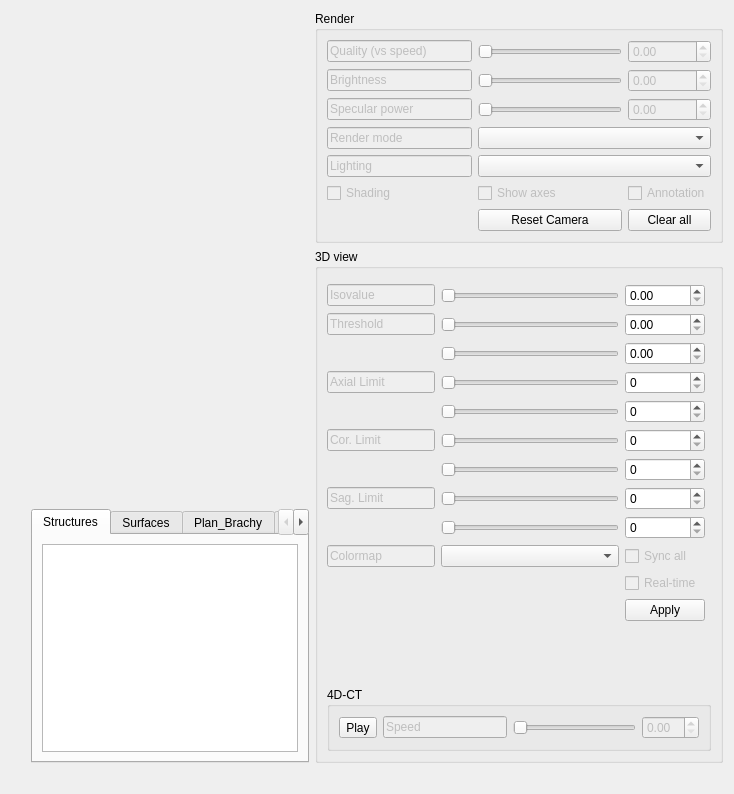
      <widget class="QWidget" name="_3Dview">
       <attribute name="title">
        <string>_3Dview</string>
       </attribute>
       <layout class="QGridLayout" name="gridLayout_63">
        <item row="0" column="3">
         <widget class="QGroupBox" name="View3DgroupBox_12">
          <property name="title">
           <string>Render</string>
          </property>
          <layout class="QGridLayout" name="gridLayout_65">
           <item row="1" column="0">
            <widget class="QLineEdit" name="View3D_name_02">
             <property name="enabled">
              <bool>false</bool>
             </property>
             <property name="text">
              <string>Brightness</string>
             </property>
            </widget>
           </item>
           <item row="3" column="0">
            <widget class="QLineEdit" name="View3D_name_04">
             <property name="enabled">
              <bool>false</bool>
             </property>
             <property name="text">
              <string>Render mode</string>
             </property>
            </widget>
           </item>
           <item row="6" column="2">
            <widget class="QPushButton" name="View3D_clear_all">
             <property name="enabled">
              <bool>true</bool>
             </property>
             <property name="text">
              <string>Clear all</string>
             </property>
            </widget>
           </item>
           <item row="0" column="2">
            <widget class="QDoubleSpinBox" name="View3D_quality_spin_01">
             <property name="enabled">
              <bool>false</bool>
             </property>
            </widget>
           </item>
           <item row="0" column="1">
            <widget class="QSlider" name="View3D_quality_slider">
             <property name="enabled">
              <bool>false</bool>
             </property>
             <property name="orientation">
              <enum>Qt::Orientation::Horizontal</enum>
             </property>
            </widget>
           </item>
           <item row="6" column="1">
            <widget class="QPushButton" name="View3D_reset_camera">
             <property name="enabled">
              <bool>true</bool>
             </property>
             <property name="text">
              <string>Reset Camera</string>
             </property>
            </widget>
           </item>
           <item row="4" column="0">
            <widget class="QLineEdit" name="View3D_name_05">
             <property name="enabled">
              <bool>false</bool>
             </property>
             <property name="text">
              <string>Lighting</string>
             </property>
            </widget>
           </item>
           <item row="0" column="0">
            <widget class="QLineEdit" name="View3D_name_01">
             <property name="enabled">
              <bool>false</bool>
             </property>
             <property name="text">
              <string>Quality (vs speed) </string>
             </property>
            </widget>
           </item>
           <item row="1" column="1">
            <widget class="QSlider" name="View3D_brightness_slider">
             <property name="enabled">
              <bool>false</bool>
             </property>
             <property name="orientation">
              <enum>Qt::Orientation::Horizontal</enum>
             </property>
            </widget>
           </item>
           <item row="2" column="0">
            <widget class="QLineEdit" name="View3D_name_03">
             <property name="enabled">
              <bool>false</bool>
             </property>
             <property name="text">
              <string>Specular power</string>
             </property>
            </widget>
           </item>
           <item row="1" column="2">
            <widget class="QDoubleSpinBox" name="View3D_brightness_spin_01">
             <property name="enabled">
              <bool>false</bool>
             </property>
            </widget>
           </item>
           <item row="4" column="1" colspan="2">
            <widget class="QComboBox" name="iew3D_lighting_options"/>
           </item>
           <item row="3" column="1" colspan="2">
            <widget class="QComboBox" name="View3D_render_options"/>
           </item>
           <item row="2" column="2">
            <widget class="QDoubleSpinBox" name="View3D_specular_spin_01">
             <property name="enabled">
              <bool>false</bool>
             </property>
            </widget>
           </item>
           <item row="2" column="1">
            <widget class="QSlider" name="View3D_specular_slider">
             <property name="enabled">
              <bool>false</bool>
             </property>
             <property name="orientation">
              <enum>Qt::Orientation::Horizontal</enum>
             </property>
            </widget>
           </item>
           <item row="5" column="0">
            <widget class="QCheckBox" name="View3D_shading_checkBox">
             <property name="enabled">
              <bool>false</bool>
             </property>
             <property name="text">
              <string>Shading</string>
             </property>
            </widget>
           </item>
           <item row="5" column="1">
            <widget class="QCheckBox" name="View3D_shoiw_axes_checkBox">
             <property name="enabled">
              <bool>false</bool>
             </property>
             <property name="text">
              <string>Show axes</string>
             </property>
            </widget>
           </item>
           <item row="5" column="2">
            <widget class="QCheckBox" name="View3D_annotation_checkBox">
             <property name="enabled">
              <bool>false</bool>
             </property>
             <property name="text">
              <string>Annotation</string>
             </property>
            </widget>
           </item>
          </layout>
         </widget>
        </item>
        <item row="3" column="3">
         <spacer name="View3DhorizontalSpacer_78">
          <property name="orientation">
           <enum>Qt::Orientation::Horizontal</enum>
          </property>
          <property name="sizeHint" stdset="0">
           <size>
            <width>40</width>
            <height>20</height>
           </size>
          </property>
         </spacer>
        </item>
        <item row="2" column="0">
         <spacer name="View3DverticalSpacer_22">
          <property name="orientation">
           <enum>Qt::Orientation::Vertical</enum>
          </property>
          <property name="sizeHint" stdset="0">
           <size>
            <width>20</width>
            <height>40</height>
           </size>
          </property>
         </spacer>
        </item>
        <item row="0" column="0">
         <spacer name="View3DverticalSpacer_21">
          <property name="orientation">
           <enum>Qt::Orientation::Vertical</enum>
          </property>
          <property name="sizeHint" stdset="0">
           <size>
            <width>20</width>
            <height>40</height>
           </size>
          </property>
         </spacer>
        </item>
        <item row="3" column="2">
         <spacer name="View3DhorizontalSpacer_79">
          <property name="orientation">
           <enum>Qt::Orientation::Horizontal</enum>
          </property>
          <property name="sizeHint" stdset="0">
           <size>
            <width>40</width>
            <height>20</height>
           </size>
          </property>
         </spacer>
        </item>
        <item row="3" column="1">
         <spacer name="View3DhorizontalSpacer_77">
          <property name="orientation">
           <enum>Qt::Orientation::Horizontal</enum>
          </property>
          <property name="sizeHint" stdset="0">
           <size>
            <width>40</width>
            <height>20</height>
           </size>
          </property>
         </spacer>
        </item>
        <item row="0" column="1" rowspan="2" colspan="2">
         <widget class="QWidget" name="VTK_view_3D" native="true"/>
        </item>
        <item row="2" column="1" colspan="2">
         <widget class="QTabWidget" name="tabWidget_3Dview">
          <property name="currentIndex">
           <number>0</number>
          </property>
          <widget class="QWidget" name="tab_40">
           <attribute name="title">
            <string>Structures</string>
           </attribute>
           <layout class="QGridLayout" name="gridLayout_74">
            <item row="0" column="0">
             <widget class="QTableWidget" name="_3D_Struct_table"/>
            </item>
           </layout>
          </widget>
          <widget class="QWidget" name="tab_42">
           <attribute name="title">
            <string>Surfaces</string>
           </attribute>
           <layout class="QGridLayout" name="gridLayout_75">
            <item row="0" column="0">
             <widget class="QTableWidget" name="_STL_Surface_table"/>
            </item>
           </layout>
          </widget>
          <widget class="QWidget" name="tab_41">
           <attribute name="title">
            <string>Plan_Brachy</string>
           </attribute>
          </widget>
          <widget class="QWidget" name="tab_43">
           <attribute name="title">
            <string>Plan_Proton</string>
           </attribute>
           <layout class="QGridLayout" name="gridLayout_76">
            <item row="0" column="0">
             <widget class="QTableWidget" name="_3D_proton_table"/>
            </item>
           </layout>
          </widget>
         </widget>
        </item>
        <item row="1" column="3" rowspan="2">
         <widget class="QGroupBox" name="View3DgroupBox_13">
          <property name="title">
           <string>3D view</string>
          </property>
          <layout class="QGridLayout" name="gridLayout_67">
           <item row="15" column="3">
            <spacer name="View3DhorizontalSpacer_86">
             <property name="orientation">
              <enum>Qt::Orientation::Horizontal</enum>
             </property>
             <property name="sizeHint" stdset="0">
              <size>
               <width>40</width>
               <height>20</height>
              </size>
             </property>
            </spacer>
           </item>
           <item row="2" column="1" colspan="4">
            <widget class="QSlider" name="View3D_Threshold_slider_01">
             <property name="orientation">
              <enum>Qt::Orientation::Horizontal</enum>
             </property>
            </widget>
           </item>
           <item row="6" column="1" colspan="4">
            <widget class="QSlider" name="View3D_coronal_slider_01">
             <property name="orientation">
              <enum>Qt::Orientation::Horizontal</enum>
             </property>
            </widget>
           </item>
           <item row="14" column="5">
            <spacer name="View3DverticalSpacer_23">
             <property name="orientation">
              <enum>Qt::Orientation::Vertical</enum>
             </property>
             <property name="sizeHint" stdset="0">
              <size>
               <width>20</width>
               <height>40</height>
              </size>
             </property>
            </spacer>
           </item>
           <item row="4" column="1" colspan="4">
            <widget class="QSlider" name="View3D_axial_slider_01">
             <property name="orientation">
              <enum>Qt::Orientation::Horizontal</enum>
             </property>
            </widget>
           </item>
           <item row="5" column="5">
            <widget class="QSpinBox" name="View3D_axial_spin_02"/>
           </item>
           <item row="15" column="0">
            <spacer name="View3DhorizontalSpacer_80">
             <property name="orientation">
              <enum>Qt::Orientation::Horizontal</enum>
             </property>
             <property name="sizeHint" stdset="0">
              <size>
               <width>40</width>
               <height>20</height>
              </size>
             </property>
            </spacer>
           </item>
           <item row="12" column="5">
            <widget class="QPushButton" name="View3D_Apply">
             <property name="text">
              <string>Apply</string>
             </property>
            </widget>
           </item>
           <item row="10" column="1" colspan="4">
            <widget class="QComboBox" name="View3D_colormap"/>
           </item>
           <item row="4" column="5">
            <widget class="QSpinBox" name="View3D_axial_spin_01"/>
           </item>
           <item row="15" column="4">
            <spacer name="View3DhorizontalSpacer_82">
             <property name="orientation">
              <enum>Qt::Orientation::Horizontal</enum>
             </property>
             <property name="sizeHint" stdset="0">
              <size>
               <width>40</width>
               <height>20</height>
              </size>
             </property>
            </spacer>
           </item>
           <item row="2" column="5">
            <widget class="QDoubleSpinBox" name="View3D_Threshold_spin_01"/>
           </item>
           <item row="15" column="2">
            <spacer name="View3DhorizontalSpacer_85">
             <property name="orientation">
              <enum>Qt::Orientation::Horizontal</enum>
             </property>
             <property name="sizeHint" stdset="0">
              <size>
               <width>40</width>
               <height>20</height>
              </size>
             </property>
            </spacer>
           </item>
           <item row="6" column="5">
            <widget class="QSpinBox" name="View3D_coronal_spin_01"/>
           </item>
           <item row="1" column="0">
            <widget class="QLineEdit" name="View3D_name_06">
             <property name="enabled">
              <bool>false</bool>
             </property>
             <property name="text">
              <string>Isovalue </string>
             </property>
            </widget>
           </item>
           <item row="8" column="1" colspan="4">
            <widget class="QSlider" name="View3D_sagittal_slider_01">
             <property name="orientation">
              <enum>Qt::Orientation::Horizontal</enum>
             </property>
            </widget>
           </item>
           <item row="9" column="1" colspan="4">
            <widget class="QSlider" name="View3D_sagittal_slider_02">
             <property name="orientation">
              <enum>Qt::Orientation::Horizontal</enum>
             </property>
            </widget>
           </item>
           <item row="3" column="5">
            <widget class="QDoubleSpinBox" name="View3D_Threshold_spin_02"/>
           </item>
           <item row="9" column="5">
            <widget class="QSpinBox" name="View3D_sagittal_spin_02"/>
           </item>
           <item row="8" column="5">
            <widget class="QSpinBox" name="View3D_sagittal_spin_01"/>
           </item>
           <item row="4" column="0">
            <widget class="QLineEdit" name="View3D_name_08">
             <property name="enabled">
              <bool>false</bool>
             </property>
             <property name="text">
              <string>Axial Limit</string>
             </property>
            </widget>
           </item>
           <item row="1" column="1" colspan="4">
            <widget class="QSlider" name="View3D_isovalue_slider">
             <property name="orientation">
              <enum>Qt::Orientation::Horizontal</enum>
             </property>
            </widget>
           </item>
           <item row="6" column="0">
            <widget class="QLineEdit" name="View3D_name_09">
             <property name="enabled">
              <bool>false</bool>
             </property>
             <property name="text">
              <string>Cor. Limit</string>
             </property>
            </widget>
           </item>
           <item row="3" column="1" colspan="4">
            <widget class="QSlider" name="View3D_Threshold_slider_02">
             <property name="orientation">
              <enum>Qt::Orientation::Horizontal</enum>
             </property>
            </widget>
           </item>
           <item row="8" column="0">
            <widget class="QLineEdit" name="View3D_name_10">
             <property name="enabled">
              <bool>false</bool>
             </property>
             <property name="text">
              <string>Sag. Limit</string>
             </property>
            </widget>
           </item>
           <item row="15" column="1">
            <spacer name="View3DhorizontalSpacer_81">
             <property name="orientation">
              <enum>Qt::Orientation::Horizontal</enum>
             </property>
             <property name="sizeHint" stdset="0">
              <size>
               <width>40</width>
               <height>20</height>
              </size>
             </property>
            </spacer>
           </item>
           <item row="5" column="1" colspan="4">
            <widget class="QSlider" name="View3D_axial_slider_02">
             <property name="orientation">
              <enum>Qt::Orientation::Horizontal</enum>
             </property>
            </widget>
           </item>
           <item row="15" column="5">
            <spacer name="View3DhorizontalSpacer_83">
             <property name="orientation">
              <enum>Qt::Orientation::Horizontal</enum>
             </property>
             <property name="sizeHint" stdset="0">
              <size>
               <width>40</width>
               <height>20</height>
              </size>
             </property>
            </spacer>
           </item>
           <item row="0" column="0" colspan="6">
            <widget class="QWidget" name="View3D_histogram" native="true"/>
           </item>
           <item row="2" column="0">
            <widget class="QLineEdit" name="View3D_name_07">
             <property name="enabled">
              <bool>false</bool>
             </property>
             <property name="text">
              <string>Threshold</string>
             </property>
            </widget>
           </item>
           <item row="7" column="5">
            <widget class="QSpinBox" name="View3D_coronal_spin_02"/>
           </item>
           <item row="1" column="5">
            <widget class="QDoubleSpinBox" name="View3D_isovalue_spin_01"/>
           </item>
           <item row="16" column="0" colspan="7">
            <widget class="QGroupBox" name="View3DgroupBox_14">
             <property name="title">
              <string>4D-CT</string>
             </property>
             <layout class="QGridLayout" name="gridLayout_66">
              <item row="0" column="2">
               <widget class="QSlider" name="View3D_4D_speed_play_slider">
                <property name="enabled">
                 <bool>false</bool>
                </property>
                <property name="orientation">
                 <enum>Qt::Orientation::Horizontal</enum>
                </property>
               </widget>
              </item>
              <item row="0" column="0">
               <widget class="QToolButton" name="View3D_play4D">
                <property name="text">
                 <string>Play</string>
                </property>
               </widget>
              </item>
              <item row="0" column="1">
               <widget class="QLineEdit" name="View3D_name_12">
                <property name="enabled">
                 <bool>false</bool>
                </property>
                <property name="text">
                 <string>Speed</string>
                </property>
               </widget>
              </item>
              <item row="0" column="3">
               <widget class="QDoubleSpinBox" name="View3D_4D_speed_play_spin_01">
                <property name="enabled">
                 <bool>false</bool>
                </property>
               </widget>
              </item>
             </layout>
            </widget>
           </item>
           <item row="10" column="0">
            <widget class="QLineEdit" name="View3D_name_11">
             <property name="enabled">
              <bool>false</bool>
             </property>
             <property name="text">
              <string>Colormap</string>
             </property>
            </widget>
           </item>
           <item row="7" column="1" colspan="4">
            <widget class="QSlider" name="View3D_coronal_slider_02">
             <property name="orientation">
              <enum>Qt::Orientation::Horizontal</enum>
             </property>
            </widget>
           </item>
           <item row="11" column="5">
            <widget class="QCheckBox" name="View3D_real_time_checkBox">
             <property name="enabled">
              <bool>false</bool>
             </property>
             <property name="text">
              <string>Real-time</string>
             </property>
            </widget>
           </item>
           <item row="10" column="5">
            <widget class="QCheckBox" name="View3D_update_all_3D">
             <property name="enabled">
              <bool>false</bool>
             </property>
             <property name="text">
              <string>Sync all</string>
             </property>
            </widget>
           </item>
          </layout>
         </widget>
        </item>
        <item row="1" column="0">
         <spacer name="verticalSpacer_19">
          <property name="orientation">
           <enum>Qt::Orientation::Vertical</enum>
          </property>
          <property name="sizeHint" stdset="0">
           <size>
            <width>20</width>
            <height>40</height>
           </size>
          </property>
         </spacer>
        </item>
       </layout>
      </widget>
